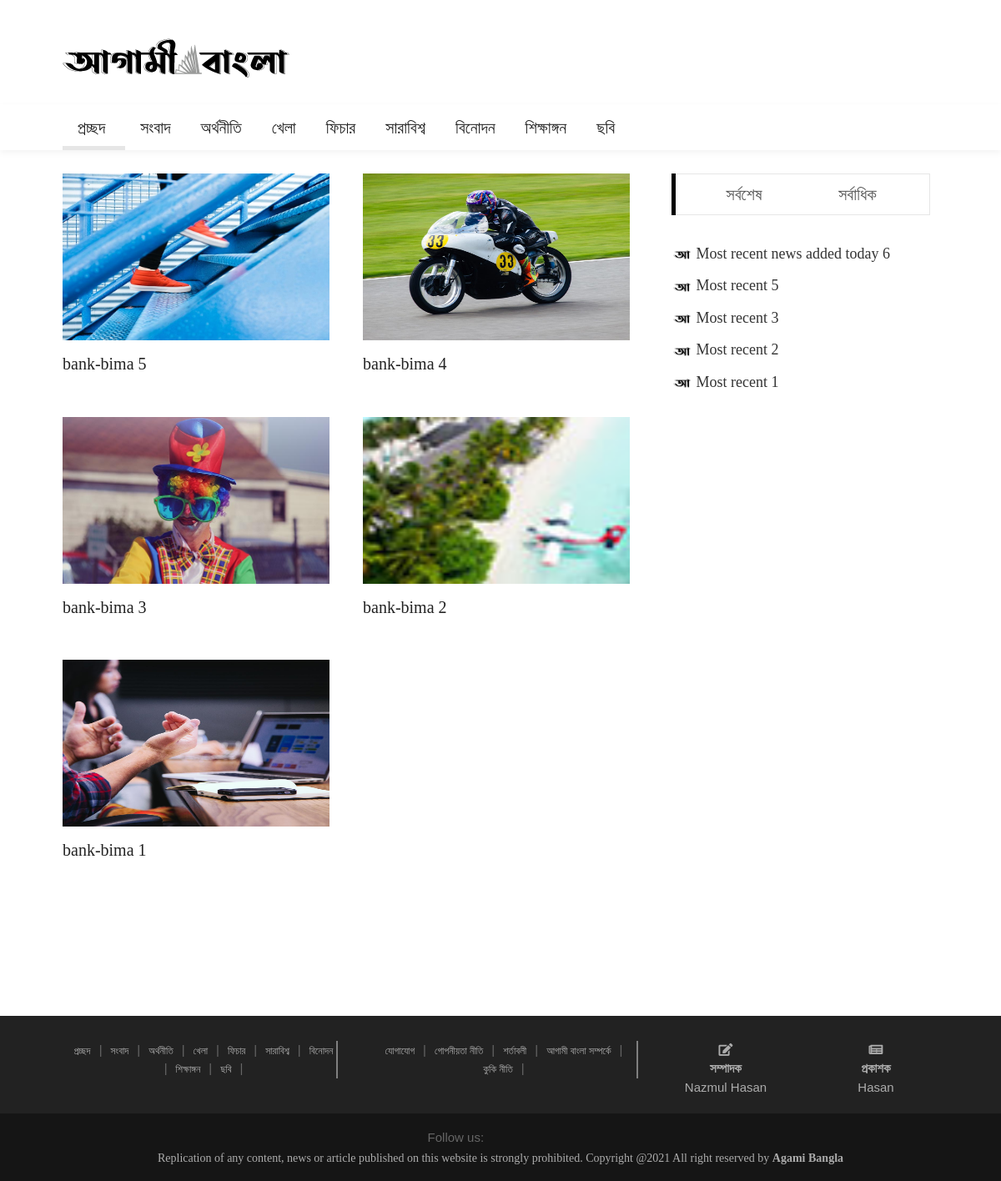
/ab/news/list/5/, run on the app's committed database.
### adminPanel/models.py (models this page shows, shortened)
class SiteLogo(models.Model):
    site_logo = models.ImageField()

class NewsCategories(models.Model):
    category_name = models.CharField(default='', max_length=255, verbose_name="News Category Name")

class NewsMain(models.Model):
    news_image            = models.ImageField()
    news_title            = models.TextField(max_length=255)
    news_description      = models.TextField(max_length=1000)
    news_writer           = models.CharField(max_length=70, blank=True, null=True)
    news_visitors         = models.IntegerField(default=0, blank=True, null=True)
    news_comments         = models.IntegerField(default=0, blank=True, null=True)
    news_tags             = models.TextField(default="", blank=True, null=True)
    news_category_name    = models.CharField(max_length=255, blank=True, null=True)
    news_catid            = models.IntegerField(default=0)
    news_subcategory_name = models.CharField(max_length=255, blank=True, null=True)
    news_subcatid         = models.IntegerField(default=0)
    news_added_at         = models.DateField(auto_now_add=True)

class MostRecent(models.Model):
    news_image       = models.ImageField()
    news_title       = models.TextField(max_length=255)
    news_description = models.TextField(max_length=1000)
    news_writer      = models.CharField(max_length=70, blank=True, null=True)
    news_visitors    = models.IntegerField(blank=True, null=True)
    news_details = models.TextField(max_length=2000, blank=True, null=True)
    news_added_at    = models.DateField(auto_now_add=True)

class EditorPublisher(models.Model):
    editor_name    = models.CharField(max_length=255, default="")
    publisher_name = models.CharField(max_length=255, default="")

### core/views.py (the view)
# urls.py: url(r'^ab/news/list/(?P<subcat_id>\d+)/$', views.news_list_by_sub_category, name='abNewsListBySubCategory'),
def news_list_by_sub_category(request, subcat_id):
    news_category_model = NewsCategories.objects.all()
    subcategory_model = NewsSubCategories.objects.all()
    category_list_which_has_no_subcat = []
    for x in news_category_model:
        is_exist_cat_in_subcat = subcategory_model.filter(category=x.pk).first()
        if is_exist_cat_in_subcat is None:
            category_list_which_has_no_subcat.append(x.pk)
    list_of_cat_pk_which_has_atleast_one_news = []
    for news in NewsMain.objects.all():
        list_of_cat_pk_which_has_atleast_one_news.append(news.news_catid)
    if SiteLogo.objects.count() > 0:
        site_logo_db = SiteLogo.objects.filter().first()
    else:
        site_logo_db = "Not found!"
    if EditorPublisher.objects.count() > 0:
        editor_publisher_info = EditorPublisher.objects.filter().first()
    else:
        editor_publisher_info = "Not added yet!"
    if MostRecent.objects.count() > 0:
        most_recent_news = MostRecent.objects.all().order_by('-pk')[:5]
    else:
        most_recent_news = "Null"
    if MostPopular.objects.count() > 0:
        most_popular_news = MostPopular.objects.all().order_by('-pk')[:5]
    else:
        most_popular_news = 'Null'
    main_news_list = NewsMain.objects.filter(news_subcatid=subcat_id).order_by("-pk")
    context = {
        'editor_publisher': editor_publisher_info,
        'most_recent_news': most_recent_news,
        'most_popular_news': most_popular_news,
        'site_logo': site_logo_db,
        'category_list_which_has_no_subcat': category_list_which_has_no_subcat,
        'news_list_by_category' : main_news_list,
        'news_category_model': news_category_model,
        'subcategory_model': subcategory_model,
        'list_of_cat_pk_which_has_atleast_one_news': list_of_cat_pk_which_has_atleast_one_news,
    }
    return render(request, 'frontEnd/news_list_by_sub_category.html', context)

### core/templates/frontEnd/news_list_by_sub_category.html (shortened to what this page needs)
{% extends 'frontEnd/index.html' %}
{% load static %}
{% block main_content %}
	<div class="container">
		<div class="bg0 flex-wr-sb-c p-rl-20 p-tb-8">
		</div>
	</div>
	<section class="bg0 p-b-55">
		<div class="container">
			<div class="row justify-content-center">
				<div class="col-md-10 col-lg-8 p-b-80">
					<div class="row">
						{% for news in news_list_by_category %}
						<div class="col-sm-6 p-r-25 p-r-15-sr991">
							<div class="m-b-45">
								<a href="{% url 'abNewsDetails' pk=news.pk %}" class="wrap-pic-w hov1 trans-03">
									<img src="{{news.news_image.url}}" style="height: 200px;" alt="IMG">
								</a>
								<div class="p-t-16">
									<h5 class="p-b-5">
										<a href="{% url 'abNewsDetails' pk=news.pk %}" class="f1-m-3 cl2 hov-cl10 trans-03">
											{{news.news_title}}
										</a>
									</h5>
								</div>
							</div>
						</div>
						{% endfor %}
					</div>
				</div>
				<div class="col-md-10 col-lg-4">
					<div class="p-l-10 p-rl-0-sr991 p-b-20">
						<div class="tab01 p-b-20">
							<div class="tab01-head how2 how2-cl1 bocl12 flex-s-c m-r-10 m-r-0-sr991" id="most-recent-pop">
								<ul class="nav nav-tabs" role="tablist">
									<li class="nav-item">
										<a class="nav-link" data-toggle="tab" href="#tab1-recent" role="tab">সর্বশেষ</a>
									</li>
									<li class="nav-item">
										<a class="nav-link" data-toggle="tab" href="#tab1-popular" role="tab">সর্বাধিক</a>
									</li>
								</ul>
							</div>
							<div class="tab-content p-t-35">
								<div class="tab-pane fade show most-recent-pop-news active" id="tab1-recent" role="tabpanel">
									<div class="row">
										<div class="col-sm-12 p-r-25 p-r-15-sr991">
											{% for news in most_recent_news %}
											<div class="flex-wr-sb-s m-b-8">
												<div class="size-w-0">
													<h5 class="p-b-5">
														<a href="blog-detail-01.html" class="f1-s-5 cl3 hov-cl10 trans-03">
															<img src="{%static 'frontEnd/agamiBanglaLogo/favicon-icon.png' %}" style="width:25px;height:25px;" alt="">
															{{news.news_title}}
														</a>
													</h5>
												</div>
											</div>
											{% endfor %}
										</div>
									</div>
								</div>
							</div>
						</div>
						<div class="flex-c-s p-t-8">
						</div>
						<br><br>
					</div>
				</div>
			</div>
		</div>
	</section>
{% endblock %}

### core/templates/frontEnd/index.html (shortened to what this page needs)
{% load static %}
<!DOCTYPE html>
<html lang="en">
<head>
	<link rel="stylesheet" type="text/css" href="{%static 'frontEnd/vendor/bootstrap/css/bootstrap.min.css' %}">
	<link rel="stylesheet" type="text/css" href="{%static 'frontEnd/fonts/fontawesome-5.0.8/css/fontawesome-all.min.css' %}">
	<link rel="stylesheet" type="text/css" href="{%static 'frontEnd/fonts/iconic/css/material-design-iconic-font.min.css' %}">
	<link rel="stylesheet" type="text/css" href="{%static 'frontEnd/vendor/animate/animate.css' %}">
	<link rel="stylesheet" type="text/css" href="{%static 'frontEnd/vendor/css-hamburgers/hamburgers.min.css' %}">
	<link rel="stylesheet" type="text/css" href="{%static 'frontEnd/vendor/animsition/css/animsition.min.css' %}">
	<link rel="stylesheet" type="text/css" href="{%static 'frontEnd/css/util.min.css' %}">
	<link rel="stylesheet" type="text/css" href="{%static 'frontEnd/css/main.css' %}">
</head>
<body class="animsition">
	<header>
		<div class="container-menu-desktop">
			<div class="wrap-logo container">
				<div class="logo">
					{%if site_logo %}
					<a href="/"><img src="{{site_logo.site_logo.url}}" alt="LOGO"></a>
					{% else %}
					<a href="#">ADD SITE LOGO</a>
					{% endif %}
				</div>
				<div class="banner-header">
				</div>
			</div>
			<div class="wrap-main-nav">
				<div class="main-nav">
					<nav class="menu-desktop">
						<ul class="main-menu">
							<li class="main-menu-active">
								<a href="/" id="nav_home">প্রচ্ছদ</a>
							</li>
							{% for news_cat in news_category_model %}
							{% if news_cat.pk not in category_list_which_has_no_subcat %}
							<li class="mega-menu-item">
								<a href="{% url 'abNewsListByCategoryPk' catid=news_cat.pk %}">{{ news_cat.category_name }}</a>
							</li>
							{% else %}
							<li class="mega-menu-item">
								<a href="{% url 'newsListByCatWhichHasNotSubcat' cat_id=news_cat.pk %}">{{ news_cat.category_name }}</a>
							</li>
							{% endif %}
							{% endfor %}
						</ul>
					</nav>
				</div>
			</div>
		</div>
	</header>
	{% block main_content %}
	{% endblock %}
	<footer>
		<div class="bg2 p-t-30 p-b-20">
			<div class="container">
				<div class="row">
					<div class="col-md-4">
						<div class="footer-nav-bar-list">
							<ul class="browse_category_list">
								<li><a href="/">প্রচ্ছদ</a></li>
								<li>|</li>
					{% for news_cat in news_category_model %}
					{% if news_cat.pk not in category_list_which_has_no_subcat and news_cat.pk != 9 %}
					<li>
						<a href="{% url 'abNewsListByCategoryPk' catid=news_cat.pk %}">{{ news_cat.category_name }}</a>
					</li>
					{% else %}
					<li class="mega-menu-item">
						<a href="{% url 'newsListByCatWhichHasNotSubcat' cat_id=news_cat.pk %}">{{ news_cat.category_name }}</a>
					</li>
					{% endif %}
					<li>|</li>
					{% endfor %}
							</ul>
						</div>
					</div>
					<div class="col-md-4">
						<div class="footer-nav-privacy-policy-term-condition">
						<ul>
							<li><a href="{% url 'abContactUs' %}">যোগাযোগ</a></li>
							<li>|</li>
							<li><a href="#">গোপনীয়তা নীতি</a></li>
							<li>|</li>
							<li><a href="#">শর্তাবলী</a></li>
							<li>|</li>
							<li><a href="/ab/about/us">আগামী বাংলা সম্পর্কে</a></li>
							<li>|</li>
							<li><a href="#">কুকি নীতি</a></li>
							<li>|</li>
						</ul>
						</div>
					</div>
					<div class="col-md-4">
						<div class="row" id="editor-publisher-section">
							<div class="col-md-6">
								<div class="row">
									<div class="col-md-12 text-center">
										<i class="fas fa-edit"></i>
									</div>
								</div>
								<div class="row">
									<div class="col-md-12">
										<h5 class="text-center"><strong>সম্পাদক</strong></h5>
									</div>
								</div>
								<div class="row">
									<div class="col-md-12">
										<h5 class="text-center">{{editor_publisher.editor_name}}</h5>
									</div>
								</div>
							</div>
							<div class="col-md-6">
								<div class="row">
									<div class="col-md-12 text-center">
										<i class="fas fa-newspaper"></i>
									</div>
								</div>
								<div class="row">
									<div class="col-md-12">
										<h5 class="text-center"><strong>প্রকাশক</strong></h5>
									</div>
								</div>
								<div class="row">
									<div class="col-md-12">
										<h5 class="text-center">{{editor_publisher.publisher_name}}</h5>
									</div>
								</div>
							</div>
						</div>
					</div>
				</div>
			</div>
		</div>
		<div class="bg11">
			<div class="topbar">
				<div class="content-topbar container h-100">
					<div class="right-topbar text-center">
						<span>Follow us:</span>
						<a href="#">
							<span class="fab fa-facebook-f" style="color:#4267B2;"></span>
						</a>
						<a href="#">
							<span class="fab fa-twitter" style="color:#1C9CEB;"></span>
						</a>
						<a href="#">
							<span class="fab fa-pinterest-p" style="color:#E60023;"></span>
						</a>
						<a href="#">
							<span class="fab fa-youtube" style="color: #FF0000;"></span>
						</a>
					</div>
				</div>
			</div>
			<div class="container flex-c-c p-tb-15">
				<span class="f1-s-1 cl0 txt-center">
					<a href="#" class="f1-s-1 cl10 hov-link1" id="copy-right-nav">
						Replication of any content,
						 news or article published on this website is strongly prohibited. Copyright @2021 All right reserved by <strong>Agami Bangla</strong>
					</a>
				</span>
			</div>
		</div>
	</footer>
</body>
</html>

### data on the page
SiteLogo: site_logo (picture)
NewsCategories: category_name "সংবাদ"
NewsCategories: category_name "অর্থনীতি"
NewsCategories: category_name "খেলা"
NewsCategories: category_name "ফিচার"
NewsCategories: category_name "সারাবিশ্ব"
NewsCategories: category_name "বিনোদন"
NewsCategories: category_name "শিক্ষাঙ্গন"
NewsCategories: category_name "ছবি"
NewsMain: news_image (picture), news_title "bank-bima 5"
NewsMain: news_image (picture), news_title "bank-bima 4"
NewsMain: news_image (picture), news_title "bank-bima 3"
NewsMain: news_image (picture), news_title "bank-bima 2"
NewsMain: news_image (picture), news_title "bank-bima 1"
MostRecent: news_title "Most recent news added today 6"
MostRecent: news_title "Most recent 5"
MostRecent: news_title "Most recent 3"
MostRecent: news_title "Most recent 2"
MostRecent: news_title "Most recent 1"
EditorPublisher: editor_name "Nazmul Hasan", publisher_name "Hasan"
